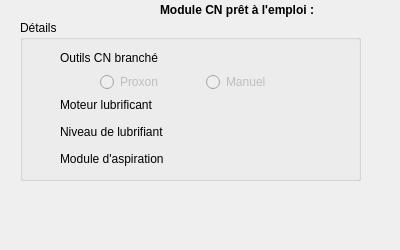
<?xml version="1.0" encoding="UTF-8"?>
<ui version="4.0">
 <class>CNCChecker</class>
 <widget class="QWidget" name="CNCChecker">
  <property name="geometry">
   <rect>
    <x>0</x>
    <y>0</y>
    <width>400</width>
    <height>250</height>
   </rect>
  </property>
  <property name="windowTitle">
   <string>Form</string>
  </property>
  <widget class="QLabel" name="label_8">
   <property name="geometry">
    <rect>
     <x>160</x>
     <y>0</y>
     <width>211</width>
     <height>21</height>
    </rect>
   </property>
   <property name="text">
    <string>&lt;html&gt;&lt;head/&gt;&lt;body&gt;&lt;p&gt;&lt;span style=&quot; font-weight:600;&quot;&gt;Module CN prêt à l'emploi :&lt;/span&gt;&lt;/p&gt;&lt;/body&gt;&lt;/html&gt;</string>
   </property>
  </widget>
  <widget class="Led" name="cncReadyLed">
   <property name="geometry">
    <rect>
     <x>380</x>
     <y>0</y>
     <width>15</width>
     <height>15</height>
    </rect>
   </property>
   <property name="text">
    <string/>
   </property>
   <property name="pixmap">
    <pixmap resource="ressources.qrc">:/img/img/led_off_red.png</pixmap>
   </property>
   <property name="scaledContents">
    <bool>true</bool>
   </property>
  </widget>
  <widget class="QGroupBox" name="groupBox">
   <property name="geometry">
    <rect>
     <x>20</x>
     <y>20</y>
     <width>341</width>
     <height>161</height>
    </rect>
   </property>
   <property name="title">
    <string>Détails</string>
   </property>
   <widget class="Led" name="levelLubLed">
    <property name="geometry">
     <rect>
      <x>10</x>
      <y>103</y>
      <width>15</width>
      <height>15</height>
     </rect>
    </property>
    <property name="text">
     <string/>
    </property>
    <property name="pixmap">
     <pixmap resource="ressources.qrc">:/img/img/led_off_red.png</pixmap>
    </property>
    <property name="scaledContents">
     <bool>true</bool>
    </property>
   </widget>
   <widget class="QLabel" name="label_2">
    <property name="geometry">
     <rect>
      <x>40</x>
      <y>76</y>
      <width>161</width>
      <height>17</height>
     </rect>
    </property>
    <property name="text">
     <string>Moteur lubrificant</string>
    </property>
   </widget>
   <widget class="Led" name="motorLubLed">
    <property name="geometry">
     <rect>
      <x>10</x>
      <y>76</y>
      <width>15</width>
      <height>15</height>
     </rect>
    </property>
    <property name="text">
     <string/>
    </property>
    <property name="pixmap">
     <pixmap resource="ressources.qrc">:/img/img/led_off_red.png</pixmap>
    </property>
    <property name="scaledContents">
     <bool>true</bool>
    </property>
   </widget>
   <widget class="Led" name="vacuumLed">
    <property name="geometry">
     <rect>
      <x>10</x>
      <y>130</y>
      <width>15</width>
      <height>15</height>
     </rect>
    </property>
    <property name="text">
     <string/>
    </property>
    <property name="pixmap">
     <pixmap resource="ressources.qrc">:/img/img/led_off_red.png</pixmap>
    </property>
    <property name="scaledContents">
     <bool>true</bool>
    </property>
   </widget>
   <widget class="QLabel" name="label_4">
    <property name="geometry">
     <rect>
      <x>40</x>
      <y>103</y>
      <width>161</width>
      <height>17</height>
     </rect>
    </property>
    <property name="text">
     <string>Niveau de lubrifiant</string>
    </property>
   </widget>
   <widget class="Led" name="cncPlugLed">
    <property name="geometry">
     <rect>
      <x>10</x>
      <y>29</y>
      <width>15</width>
      <height>15</height>
     </rect>
    </property>
    <property name="text">
     <string/>
    </property>
    <property name="pixmap">
     <pixmap resource="ressources.qrc">:/img/img/led_off_red.png</pixmap>
    </property>
    <property name="scaledContents">
     <bool>true</bool>
    </property>
   </widget>
   <widget class="QLabel" name="label">
    <property name="geometry">
     <rect>
      <x>40</x>
      <y>29</y>
      <width>161</width>
      <height>17</height>
     </rect>
    </property>
    <property name="text">
     <string>Outils CN branché</string>
    </property>
   </widget>
   <widget class="QLabel" name="label_5">
    <property name="geometry">
     <rect>
      <x>40</x>
      <y>130</y>
      <width>161</width>
      <height>17</height>
     </rect>
    </property>
    <property name="text">
     <string>Module d'aspiration</string>
    </property>
   </widget>
   <widget class="QWidget" name="layoutWidget">
    <property name="geometry">
     <rect>
      <x>80</x>
      <y>50</y>
      <width>206</width>
      <height>25</height>
     </rect>
    </property>
    <layout class="QHBoxLayout" name="horizontalLayout">
     <item>
      <widget class="QRadioButton" name="proxonRadio">
       <property name="enabled">
        <bool>false</bool>
       </property>
       <property name="text">
        <string>Proxon</string>
       </property>
       <property name="checkable">
        <bool>true</bool>
       </property>
      </widget>
     </item>
     <item>
      <widget class="QRadioButton" name="manuelRadio">
       <property name="enabled">
        <bool>false</bool>
       </property>
       <property name="text">
        <string>Manuel</string>
       </property>
       <property name="checkable">
        <bool>true</bool>
       </property>
      </widget>
     </item>
    </layout>
   </widget>
  </widget>
 </widget>
 <customwidgets>
  <customwidget>
   <class>Led</class>
   <extends>QLabel</extends>
   <header>Led.h</header>
  </customwidget>
 </customwidgets>
 <resources>
  <include location="ressources.qrc"/>
 </resources>
 <connections/>
</ui>
